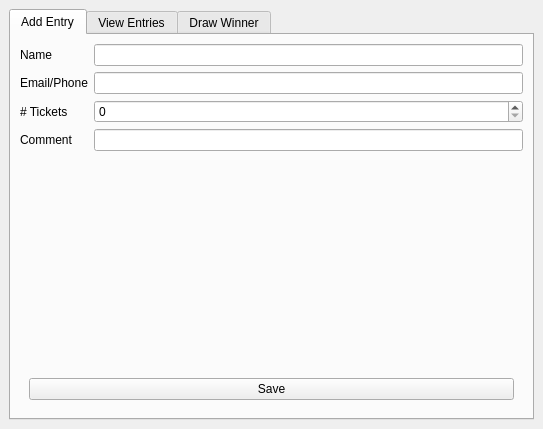
<?xml version="1.0" encoding="UTF-8"?>
<ui version="4.0">
 <class>MainWindow</class>
 <widget class="QMainWindow" name="MainWindow">
  <property name="geometry">
   <rect>
    <x>0</x>
    <y>0</y>
    <width>543</width>
    <height>429</height>
   </rect>
  </property>
  <property name="windowTitle">
   <string>Raffle</string>
  </property>
  <widget class="QWidget" name="parentFormLayout">
   <layout class="QVBoxLayout" name="verticalLayout">
    <item>
     <widget class="QTabWidget" name="tabWidget">
      <property name="currentIndex">
       <number>0</number>
      </property>
      <widget class="QWidget" name="addEntryTab">
       <property name="sizePolicy">
        <sizepolicy hsizetype="Expanding" vsizetype="Expanding">
         <horstretch>0</horstretch>
         <verstretch>0</verstretch>
        </sizepolicy>
       </property>
       <attribute name="title">
        <string>Add Entry</string>
       </attribute>
       <layout class="QVBoxLayout" name="verticalLayout_2">
        <item>
         <layout class="QFormLayout" name="formLayout">
          <item row="0" column="0">
           <widget class="QLabel" name="nameLabel">
            <property name="text">
             <string>Name</string>
            </property>
           </widget>
          </item>
          <item row="0" column="1">
           <widget class="QLineEdit" name="nameLineEdit"/>
          </item>
          <item row="1" column="0">
           <widget class="QLabel" name="contactLabel">
            <property name="text">
             <string>Email/Phone</string>
            </property>
           </widget>
          </item>
          <item row="1" column="1">
           <widget class="QLineEdit" name="contactLineEdit"/>
          </item>
          <item row="2" column="0">
           <widget class="QLabel" name="numTicketsLabel">
            <property name="text">
             <string># Tickets</string>
            </property>
           </widget>
          </item>
          <item row="2" column="1">
           <widget class="QSpinBox" name="numTicketsSpinBox">
            <property name="maximum">
             <number>255</number>
            </property>
           </widget>
          </item>
          <item row="3" column="0">
           <widget class="QLabel" name="commentLabel">
            <property name="text">
             <string>Comment</string>
            </property>
           </widget>
          </item>
          <item row="3" column="1">
           <widget class="QLineEdit" name="commentLineEdit"/>
          </item>
         </layout>
        </item>
        <item>
         <widget class="QWidget" name="widget" native="true">
          <property name="sizePolicy">
           <sizepolicy hsizetype="Preferred" vsizetype="Maximum">
            <horstretch>0</horstretch>
            <verstretch>0</verstretch>
           </sizepolicy>
          </property>
          <layout class="QHBoxLayout" name="horizontalLayout_3">
           <item>
            <widget class="QPushButton" name="saveButton">
             <property name="text">
              <string>Save</string>
             </property>
            </widget>
           </item>
          </layout>
         </widget>
        </item>
       </layout>
      </widget>
      <widget class="QWidget" name="viewEntriesTab">
       <attribute name="title">
        <string>View Entries</string>
       </attribute>
       <layout class="QGridLayout" name="gridLayout">
        <item row="0" column="0">
         <widget class="QTableView" name="tableView"/>
        </item>
       </layout>
      </widget>
      <widget class="QWidget" name="drawWinnerTab">
       <attribute name="title">
        <string>Draw Winner</string>
       </attribute>
       <widget class="QPushButton" name="drawWinnerButton">
        <property name="text">
         <string>Draw Winner</string>
        </property>
       </widget>
      </widget>
     </widget>
    </item>
   </layout>
  </widget>
  <action name="actionOpen_Database">
   <property name="text">
    <string>Open Database</string>
   </property>
  </action>
 </widget>
 <resources/>
 <connections/>
</ui>
